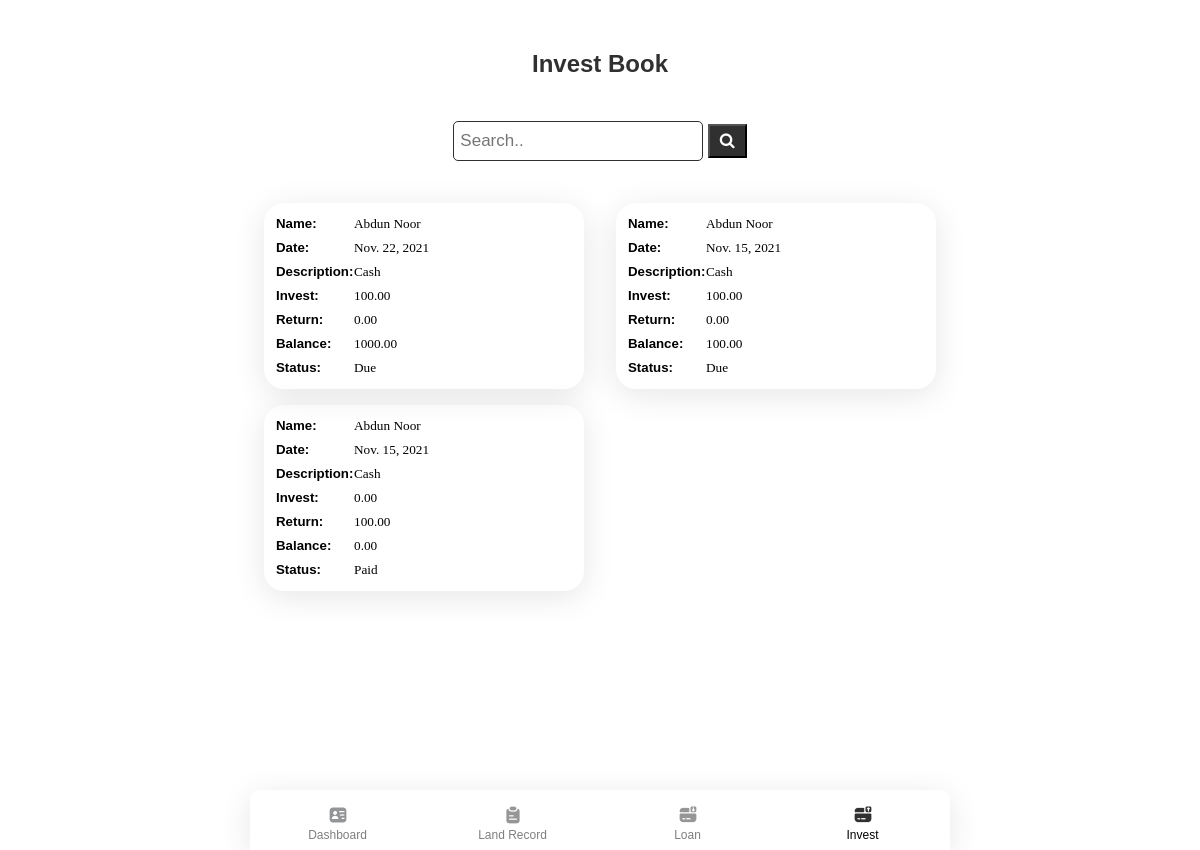
/invest/ (signed in), run on an earlier commit of the app's database.
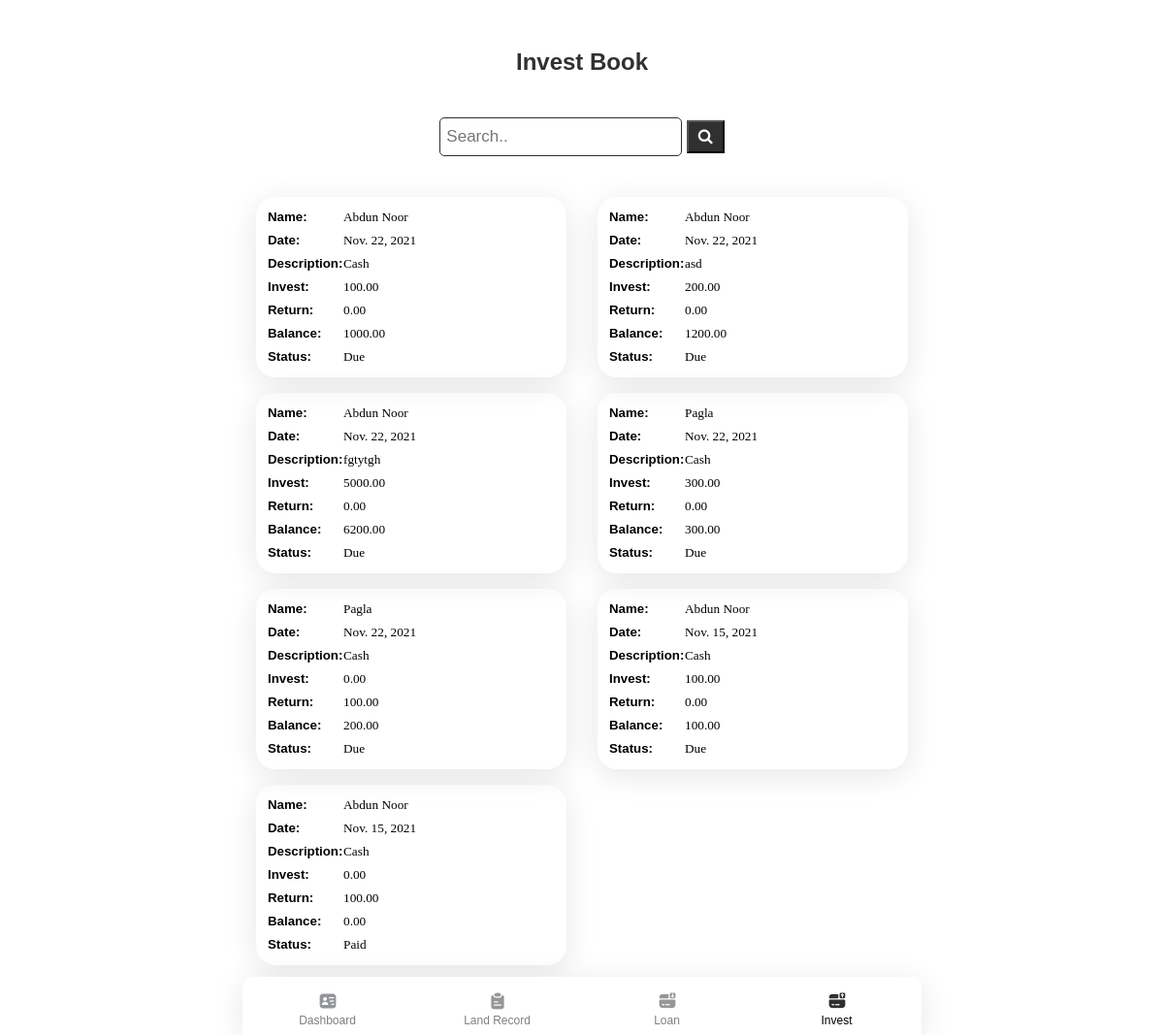
And on a later commit of the database.
### app/models.py (models this page shows, shortened)
class Invest(models.Model):
    lender = models.ForeignKey(Lender, on_delete=models.SET_NULL, blank=True, null=True)
    description = models.TextField(blank=True, null= True)
    invest = models.FloatField(default=0, null=True, blank=True)
    retern = models.FloatField(default=0, null=True, blank=True)
    balance = models.FloatField(default=0, null=True, blank=True)
    date = models.DateField( default=datetime.date.today)
    status = models.BooleanField(default=False, null=True, blank=False)

class Lender(models.Model):
    lenderName = models.CharField(max_length=50)
    phone = models.CharField(max_length=15, blank=True, null= True)
    address = models.TextField(blank=True, null= True)
    img = models.ImageField(default='avatar.png', upload_to='pics')
    investor = models.ForeignKey(User, on_delete=models.SET_NULL, blank=True, null=True)
    totalbalance = models.FloatField(default=0, null=True, blank=True)

### app/views.py (the view)
# urls.py: path('invest/', views.invest, name='invest'),
@login_required(login_url='login')
def invest(request):
    profile = Lender.objects.filter(investor=request.user.id).all()
    accounts = Invest.objects.filter(lender__in=profile).order_by('-date')
    return render(request, "app/invest.html",{
        "accounts":accounts,
    })

### app/templates/app/invest.html (shortened to what this page needs)
{% extends "app/layout.html" %}
{% block body %}
<header style="text-align: center;">
    <h2>Invest Book</h2>
    <div class="search-container">
        <form action="{% url 'anysearch' 'investbook' %}" method="POST">
          <input type="text" placeholder="Search.." name="search">
          <button type="submit"><i class="fa fa-search"></i></button>
        </form>
      </div>
</header>
<div class="list-cards">
    {% for account in accounts %}
    <div class="card list">
        <h5>Name: <span class="lightword">{{ account.lender.lenderName }}</span></h5>
        <h5>Date: <span class="lightword">{{ account.date }}</span></h5>
        <h5>Description: <span class="lightword">{{ account.description }}</span></h5>
        <h5>Invest: <span class="lightword">{{ account.invest|floatformat:2 }}</span></h5>
        <h5>Return: <span class="lightword">{{ account.retern|floatformat:2 }}</span></h5>
        <h5>Balance: <span class="lightword">{{ account.balance|floatformat:2 }}</span></h5>
        <h5>Status: <span class="lightword">{% if account.status %} Paid {% else %} Due {% endif %}</span></h5>
    </div>
    {% endfor %}
</div>
{% endblock %}

What changed in the data, as far as the page shows it:
added Invest: lender.lenderName "Abdun Noor", date "Nov. 22, 2021", description "asd", invest "200.00", retern "0.00", balance "1200.00", status "Due"
added Invest: lender.lenderName "Abdun Noor", date "Nov. 22, 2021", description "fgtytgh", invest "5000.00", retern "0.00", balance "6200.00", status "Due"
added Invest: lender.lenderName "Pagla", date "Nov. 22, 2021", description "Cash", invest "300.00", retern "0.00", balance "300.00", status "Due"
added Invest: lender.lenderName "Pagla", date "Nov. 22, 2021", description "Cash", invest "0.00", retern "100.00", balance "200.00", status "Due"
